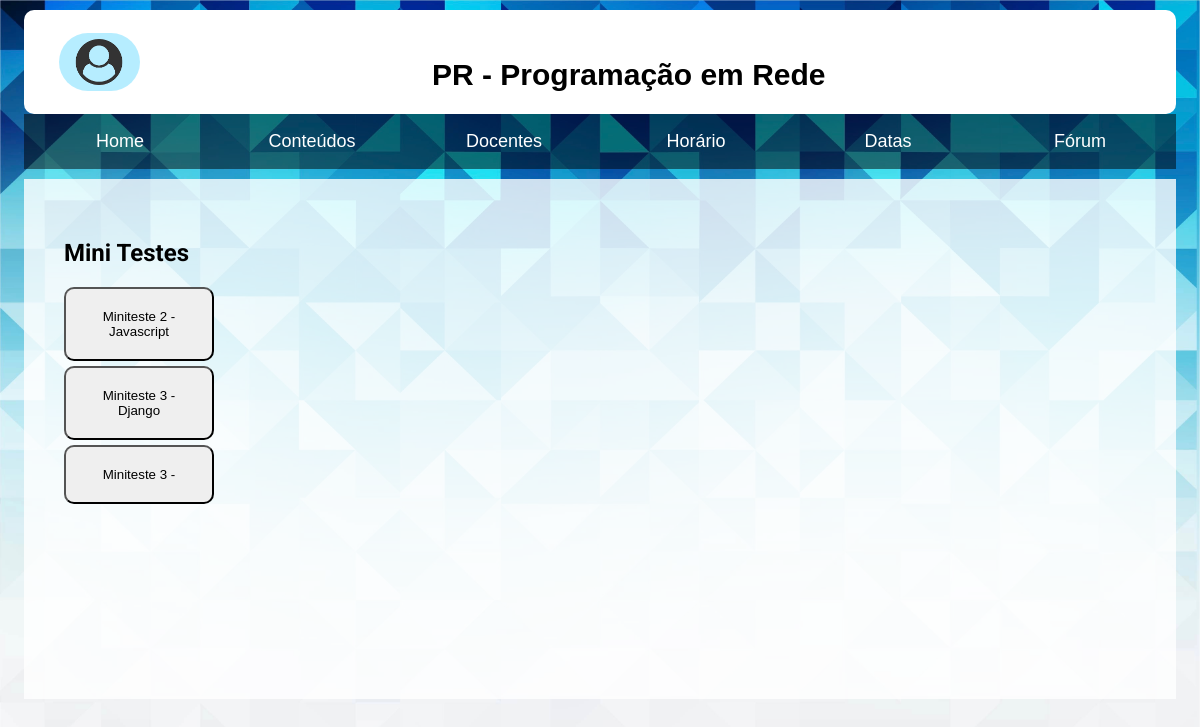
Page /modulo/conteudos/minitestes/ on the committed database.
### modulo/models.py (models this page shows)
class Miniteste(models.Model):
    nota = models.IntegerField(default=-1)
    numero = models.IntegerField(default=-1)
    descricao = models.CharField(max_length=200, default="Geral")

### modulo/views.py (the view)
# urls.py: url(r'^(?P<miniteste_id>[0-9]+)/conteudos/minitestes/criarpergunta/$', views.criarpergunta, name='criarpergunta'),
def minitestes(request):
    minitestes = Miniteste.objects.all()
    user = request.user
    return render(request, 'modulo/conteudos/minitestes.html', {'minitestes': minitestes, 'user':user})

### modulo/templates/modulo/conteudos/minitestes.html (shortened to what this page needs)
{% extends 'modulo/index.html' %}
{% load staticfiles %}
{% block body %}
<section class="whitebody">
<h1>Mini Testes</h1>
{% if minitestes %}
<ul>
    {% for miniteste in minitestes %}
    <div class="caixaMiniteste">
        <li>
            <button class="pastamini" onclick="location.href = '{% url 'modulo:detalheminiteste' miniteste.id %}'">
                Miniteste {{miniteste.numero}} - {{miniteste.descricao}}
            </button>
        </li>
    </div>
    {% endfor %}
</ul>
{% else %}
<p>Não há minitestes</p>
{% endif %}
</section>
{%endblock%}

### modulo/static/modulo/styles/menu.css (style rules this page uses)
*, *::before, *::after { box-sizing: border-box; }
body { background: linear-gradient(90deg, #3f4593, #5960bd); margin: 0; }
ul { list-style: none; margin: 0; padding: 0; }
.whitebody { background-color: rgba(255,255,255,0.8); height: fit-content; padding-top: 40px; padding-bottom:60px; min-height: 520px; margin-top: 10px; }

### modulo/static/modulo/styles/header.css (style rules this page uses)
html body { min-height: 100%; margin: 10px 2% 10px 2%; }
body { background-image: url(../background5.jpg); background-attachment: fixed; background-repeat: no-repeat; background-size: cover; background-color: rgb(236,235,235); }

### modulo/static/modulo/styles/horario.css (style rules this page uses)
.whitebody { padding: 40px; }

### modulo/static/modulo/styles/docentes.css (style rules this page uses)
body { background-color: #f0f0f0; font-family: roboto; }

### modulo/static/modulo/styles/datasdasavaliacoes.css (style rules this page uses)
.pastamini { padding: 20px; width: 150px; margin-bottom: 5px; border-radius: 10px; }

### rows in the picture
Miniteste: numero "2", descricao "Javascript"
Miniteste: numero "3", descricao "Django"
Miniteste: numero "3"
